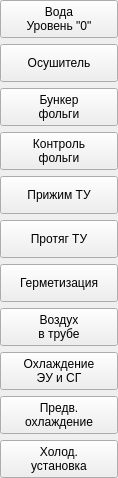
  <widget class="QWidget" name="layoutWidget" >
   <property name="geometry" >
    <rect>
     <x>900</x>
     <y>142</y>
     <width>118</width>
     <height>478</height>
    </rect>
   </property>
   <layout class="QVBoxLayout" >
    <property name="margin" >
     <number>0</number>
    </property>
    <property name="spacing" >
     <number>6</number>
    </property>
    <item>
     <widget class="QPushButton" name="waterButton" >
      <property name="sizePolicy" >
       <sizepolicy>
        <hsizetype>1</hsizetype>
        <vsizetype>3</vsizetype>
        <horstretch>0</horstretch>
        <verstretch>0</verstretch>
       </sizepolicy>
      </property>
      <property name="text" >
       <string>Вода
Уровень "0"</string>
      </property>
     </widget>
    </item>
    <item>
     <widget class="QPushButton" name="drierButton" >
      <property name="sizePolicy" >
       <sizepolicy>
        <hsizetype>1</hsizetype>
        <vsizetype>3</vsizetype>
        <horstretch>0</horstretch>
        <verstretch>0</verstretch>
       </sizepolicy>
      </property>
      <property name="text" >
       <string>Осушитель</string>
      </property>
      <property name="checkable" >
       <bool>true</bool>
      </property>
     </widget>
    </item>
    <item>
     <widget class="QPushButton" name="foilBunkerButton" >
      <property name="sizePolicy" >
       <sizepolicy>
        <hsizetype>1</hsizetype>
        <vsizetype>3</vsizetype>
        <horstretch>0</horstretch>
        <verstretch>0</verstretch>
       </sizepolicy>
      </property>
      <property name="text" >
       <string>Бункер
фольги</string>
      </property>
      <property name="checkable" >
       <bool>true</bool>
      </property>
     </widget>
    </item>
    <item>
     <widget class="QPushButton" name="foilControlButton" >
      <property name="sizePolicy" >
       <sizepolicy>
        <hsizetype>1</hsizetype>
        <vsizetype>3</vsizetype>
        <horstretch>0</horstretch>
        <verstretch>0</verstretch>
       </sizepolicy>
      </property>
      <property name="text" >
       <string>Контроль
фольги</string>
      </property>
      <property name="checkable" >
       <bool>true</bool>
      </property>
     </widget>
    </item>
    <item>
     <widget class="QPushButton" name="pushdownTractorButton" >
      <property name="sizePolicy" >
       <sizepolicy>
        <hsizetype>1</hsizetype>
        <vsizetype>3</vsizetype>
        <horstretch>0</horstretch>
        <verstretch>0</verstretch>
       </sizepolicy>
      </property>
      <property name="text" >
       <string>Прижим ТУ</string>
      </property>
      <property name="checkable" >
       <bool>true</bool>
      </property>
      <property name="checked" >
       <bool>false</bool>
      </property>
     </widget>
    </item>
    <item>
     <widget class="QPushButton" name="tractorButton" >
      <property name="sizePolicy" >
       <sizepolicy>
        <hsizetype>1</hsizetype>
        <vsizetype>3</vsizetype>
        <horstretch>0</horstretch>
        <verstretch>0</verstretch>
       </sizepolicy>
      </property>
      <property name="text" >
       <string>Протяг ТУ</string>
      </property>
      <property name="checkable" >
       <bool>true</bool>
      </property>
      <property name="checked" >
       <bool>false</bool>
      </property>
     </widget>
    </item>
    <item>
     <widget class="QPushButton" name="germoButton" >
      <property name="sizePolicy" >
       <sizepolicy>
        <hsizetype>1</hsizetype>
        <vsizetype>3</vsizetype>
        <horstretch>0</horstretch>
        <verstretch>0</verstretch>
       </sizepolicy>
      </property>
      <property name="text" >
       <string>Герметизация</string>
      </property>
      <property name="checkable" >
       <bool>true</bool>
      </property>
     </widget>
    </item>
    <item>
     <widget class="QPushButton" name="pressureButton" >
      <property name="sizePolicy" >
       <sizepolicy>
        <hsizetype>1</hsizetype>
        <vsizetype>3</vsizetype>
        <horstretch>0</horstretch>
        <verstretch>0</verstretch>
       </sizepolicy>
      </property>
      <property name="text" >
       <string>Воздух
в трубе</string>
      </property>
      <property name="checkable" >
       <bool>true</bool>
      </property>
     </widget>
    </item>
    <item>
     <widget class="QPushButton" name="extruderPumpButton" >
      <property name="sizePolicy" >
       <sizepolicy>
        <hsizetype>1</hsizetype>
        <vsizetype>3</vsizetype>
        <horstretch>0</horstretch>
        <verstretch>0</verstretch>
       </sizepolicy>
      </property>
      <property name="text" >
       <string>Охлаждение
ЭУ и СГ</string>
      </property>
      <property name="checkable" >
       <bool>true</bool>
      </property>
     </widget>
    </item>
    <item>
     <widget class="QPushButton" name="coolerTubeButton" >
      <property name="sizePolicy" >
       <sizepolicy>
        <hsizetype>1</hsizetype>
        <vsizetype>3</vsizetype>
        <horstretch>0</horstretch>
        <verstretch>0</verstretch>
       </sizepolicy>
      </property>
      <property name="text" >
       <string>Предв.
охлаждение</string>
      </property>
      <property name="checkable" >
       <bool>true</bool>
      </property>
     </widget>
    </item>
    <item>
     <widget class="QPushButton" name="coolerPumpButton" >
      <property name="sizePolicy" >
       <sizepolicy>
        <hsizetype>1</hsizetype>
        <vsizetype>7</vsizetype>
        <horstretch>0</horstretch>
        <verstretch>0</verstretch>
       </sizepolicy>
      </property>
      <property name="text" >
       <string>Холод.
установка</string>
      </property>
      <property name="checkable" >
       <bool>true</bool>
      </property>
     </widget>
    </item>
   </layout>
  </widget>
